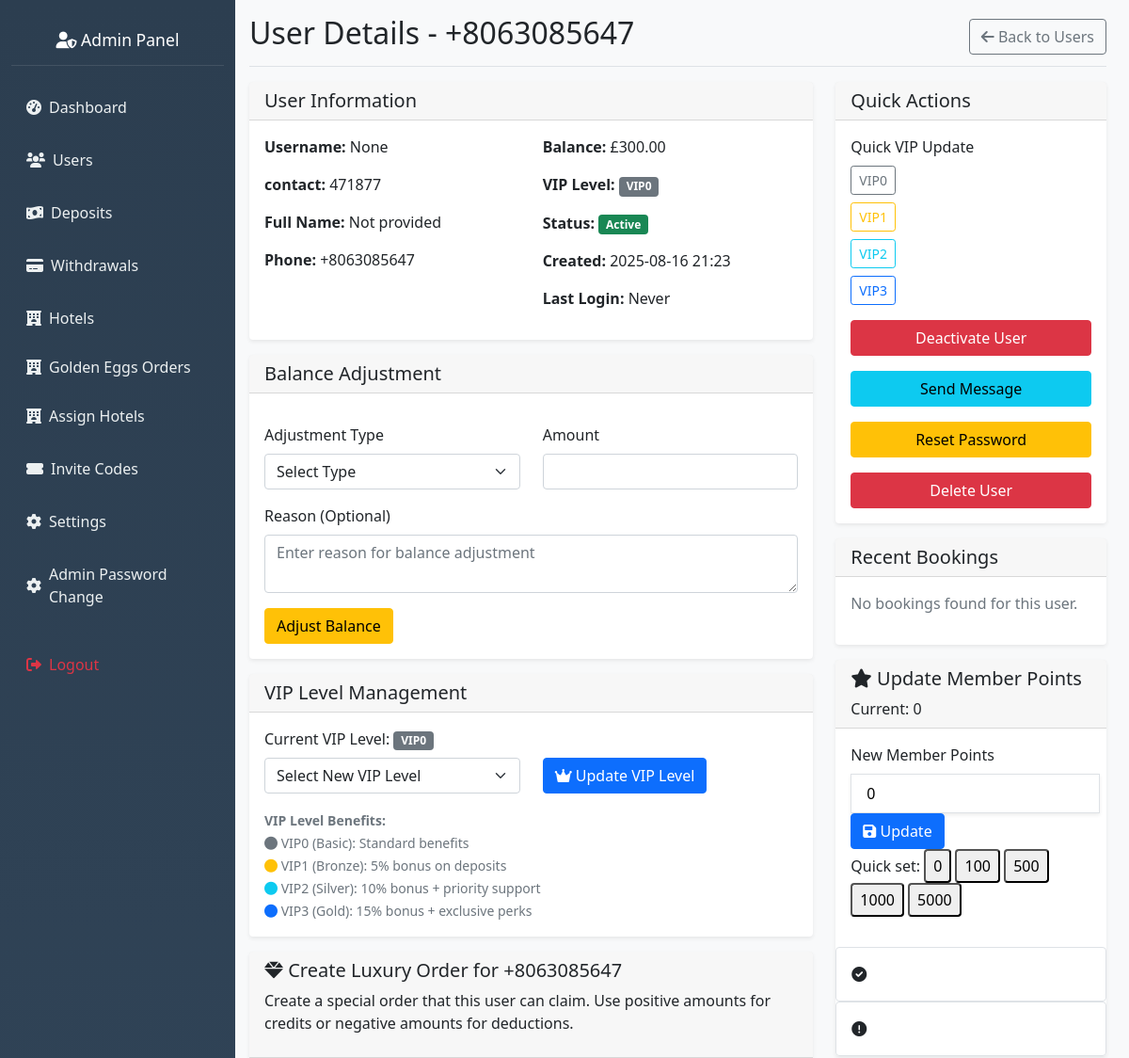
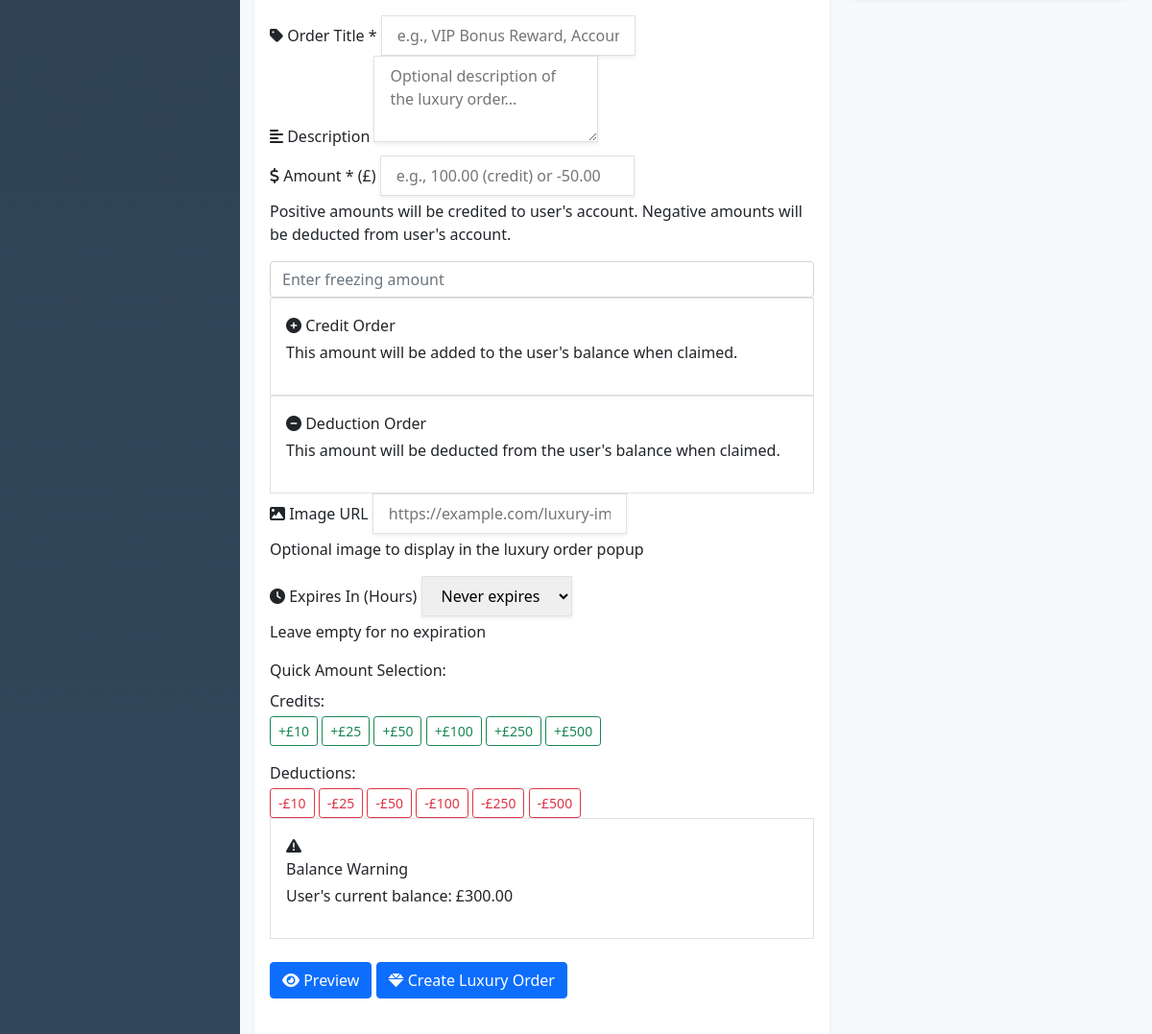
The app's page /admin/users/4/view (signed in, upper part), older data (2 pictures, top to bottom).
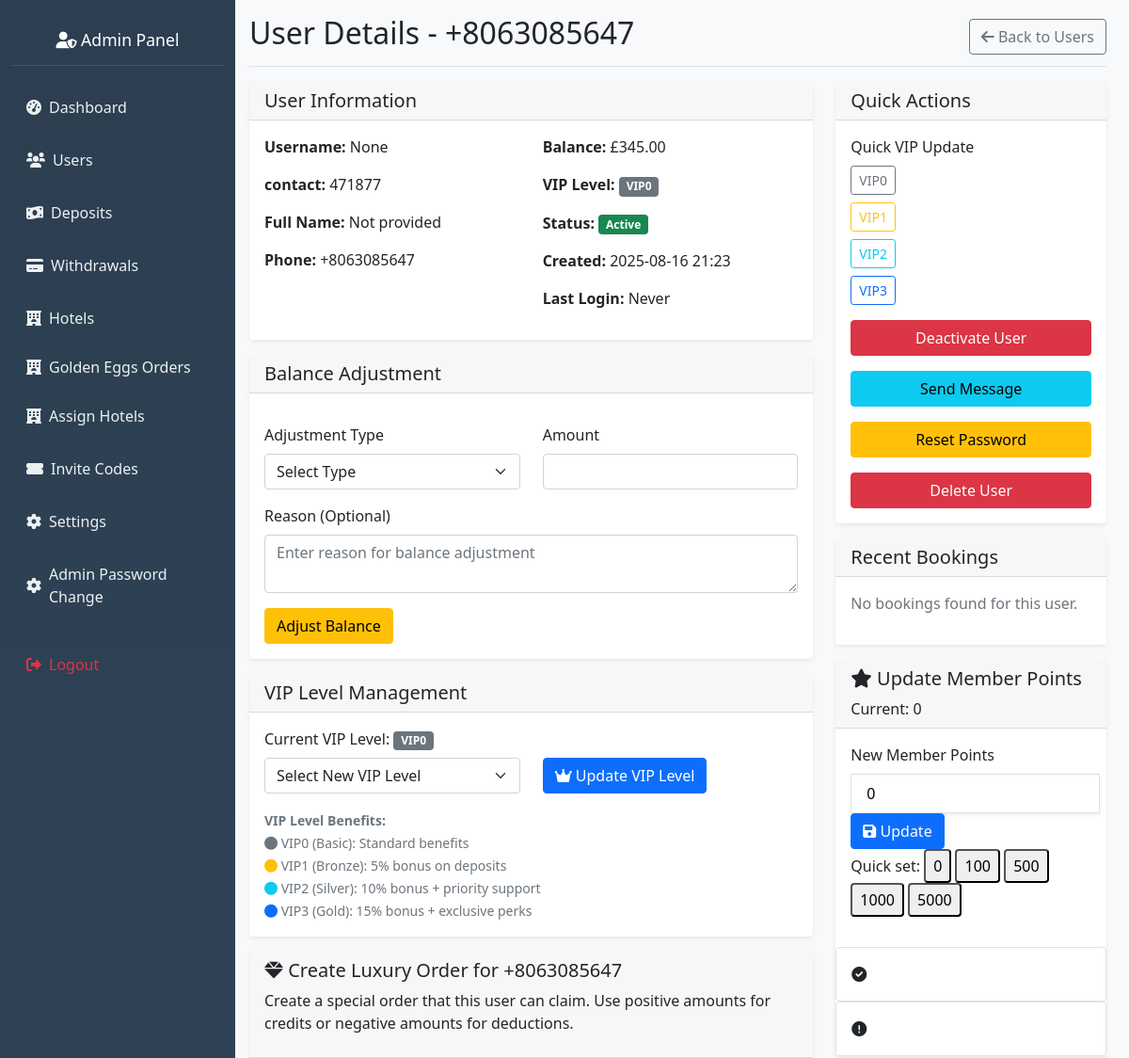
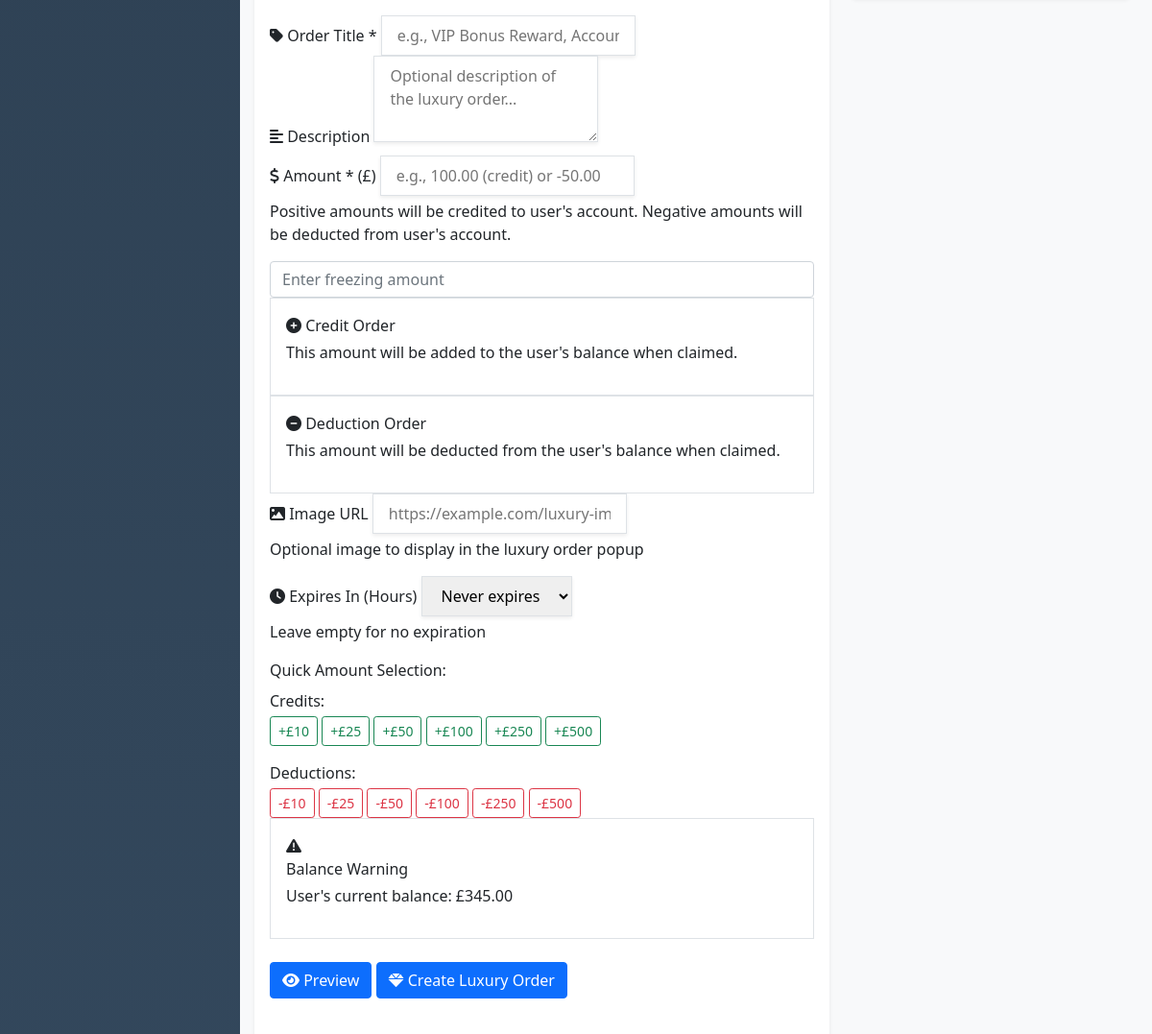
The same page, newer data (2 pictures, top to bottom).
### hotel_app/models.py (models this page shows, shortened)
class User(db.Model, UserMixin):
    __tablename__ = 'user'
    id = db.Column(db.Integer, primary_key=True)
    nickname = db.Column(db.String(80))
    user_id = db.Column(db.String(6), unique=True)
    agent_id = db.Column(db.String(6), unique=True)
    contact = db.Column(db.String(20))
    invitation_code = db.Column(db.String(20))
    member_points = db.Column(db.Integer, default=0)
    trial_bonus = db.Column(db.Float, default=564.00)
    balance = db.Column(db.Float, default=0.00)
    total_deposits = db.Column(db.Float, default=0.0)
    vip_level = db.Column(db.String(10), default='VIP0')
    withdrawal_password = db.Column(db.String(100))
    password_hash = db.Column(db.String(100))
    is_active = db.Column(db.Boolean, default=False)
    created_at = db.Column(db.DateTime, default=datetime.utcnow)
    session_locked = db.Column(db.Boolean, default=False)
    total_commission_earned = db.Column(db.Float, default=0.0)
    first_session_completed = db.Column(db.Boolean, default=False)
    session_reset_date = db.Column(db.String)
    bound_wallet_type = db.Column(db.String(20))
    max_first_session_reservations = db.Column(db.Integer, default=35)
    wallet_bound_at = db.Column(db.DateTime)
    second_session_reservations_count = db.Column(db.Integer, default=0)
    second_session_commission = db.Column(db.Float, default=0.0)
    bound_wallet_address = db.Column(db.String(200))
    first_session_commission = db.Column(db.Float, default=0.0)
    first_session_reservations_count = db.Column(db.Integer, default=0)
    current_session = db.Column(db.String(10), default='first')
    revolut_name = db.Column(db.String(100))
    revolut_iban = db.Column(db.String(50))
    revolut_revtag = db.Column(db.String(20))
    ip_address = db.Column(db.String(45))  # IPv6 can be up to 45 characters
    country = db.Column(db.String(100))
    country_code = db.Column(db.String(2))
    region = db.Column(db.String(100))
    city = db.Column(db.String(100))
    latitude = db.Column(db.Float)
    longitude = db.Column(db.Float)
    timezone = db.Column(db.String(50))
    isp = db.Column(db.String(255))
    last_location_update = db.Column(db.DateTime, default=datetime.utcnow)
    reservations = db.relationship('Reservation', backref='user', cascade="all, delete-orphan",
        passive_deletes=True,lazy=True)
    deposit_requests = db.relationship('DepositRequest', backref='user', lazy=True)
    withdrawal_requests = db.relationship('WithdrawalRequest', backref='user', lazy=True)
    hotel_assignments = db.relationship('UserHotelAssignment', backref='user',cascade="all, delete-orphan",
        passive_deletes=True, lazy=True)
    hotel_ratings = db.relationship('UserHotelRating', backref='user', lazy=True)

### hotel_app/routes.py (the view, shortened to what this page needs)
@app.route('/admin/users/<int:user_id>/view', methods=['GET', 'POST'])
@admin_required
def view_user_details(user_id):
    user = User.query.get_or_404(user_id)
    deposits = DepositRequest.query.filter_by(user_id=user_id).order_by(DepositRequest.id.desc()).all()
    withdrawals = WithdrawalRequest.query.filter_by(user_id=user_id).order_by(WithdrawalRequest.id.desc()).all()
    vip_levels = ['vip0', 'vip1', 'vip2', 'vip3']
    return render_template('admin_user_details.html',
                         user=user,
                         deposits=deposits,
                         withdrawals=withdrawals,
                         vip_levels=vip_levels)

### hotel_app/routes.py (called while the page is built)
def admin_required(f):
    @wraps(f)
    def wrapper(*args, **kwargs):
        admin_id = session.get('admin_id')
        if not admin_id:
            flash("Admin login required.", "danger")
            return redirect(url_for('admin_login'))
        admin = Admin.query.get(admin_id)
        if not admin or not admin.is_active:
            session.pop('admin_id', None)
            flash("Admin access denied.", "danger")
            return redirect(url_for('admin_login'))
        g.current_admin = admin
        return f(*args, **kwargs)
    return wrapper

@app.before_request
def check_admin_routes():
    if request.endpoint and request.endpoint.startswith('admin_') and request.endpoint != 'admin_login':
        if 'admin_id' not in session:
            return redirect(url_for('admin_login'))

### hotel_app/templates/admin_user_details.html (shortened to what the changed rows need)
{% extends "admin_base.html" %}
{% block content %}
<div class="d-flex justify-content-between flex-wrap flex-md-nowrap align-items-center pb-2 mb-3 border-bottom">
    <h1 class="h2">User Details - {{ user.contact }}</h1>
    <div class="btn-toolbar mb-2 mb-md-0">
        <a href="{{ url_for('admin_settings') }}" class="btn btn-outline-secondary">
        </a>
    </div>
</div>
<div class="row">
    <div class="col-md-8">
        <div class="card">
            <div class="card-body">
                <div class="row">
                    <div class="col-md-6">
                        <p><strong>Username:</strong> {{ user.nickname }}</p>
                        <p><strong>contact:</strong> {{ user.user_id }}</p>
                        <p><strong>Full Name:</strong> {{ user.full_name or 'Not provided' }}</p>
                        <p><strong>Phone:</strong> {{ user.contact or 'Not provided' }}</p>
                    </div>
                    <div class="col-md-6">
                        <p><strong>Balance:</strong> £{{ "%.2f"|format(user.balance) }}</p>
                        <p><strong>VIP Level:</strong>
                            <span
                                class="badge bg-{{ 'primary' if user.vip_level == 'vip3' else ('info' if user.vip_level == 'vip2' else ('warning' if user.vip_level == 'vip1' else 'secondary')) }}">
                                {{ user.vip_level.upper() if user.vip_level else 'VIP0' }}
                            </span>
                        </p>
                        <p><strong>Status:</strong>
                            <span class="badge bg-{{ 'success' if user.is_active else 'danger' }}">
                                {{ 'Active' if user.is_active else 'Inactive' }}
                            </span>
                        </p>
                        <p><strong>Created:</strong>
                            {{ user.created_at.strftime('%Y-%m-%d %H:%M') if user.created_at else 'N/A' }}
                        </p>
                        <p><strong>Last Login:</strong>
                            {{ user.last_login.strftime('%Y-%m-%d %H:%M') if user.last_login else 'Never' }}
                        </p>
                    </div>
                </div>
            </div>
        </div>
        <div class="card mt-3">
            <div class="card-body">
                <form method="POST" action="{{ url_for('update_user_vip', user_id=user.id) }}">
                    <div class="row align-items-end">
                        <div class="col-md-6">
                            <div class="mb-3">
                                <label for="vip_level" class="form-label">Current VIP Level:
                                    <span
                                        class="badge bg-{{ 'primary' if user.vip_level == 'vip3' else ('info' if user.vip_level == 'vip2' else ('warning' if user.vip_level == 'vip1' else 'secondary')) }}">
                                        {{ user.vip_level.upper() if user.vip_level else 'VIP0' }}
                                    </span>
                                </label>
                            </div>
                        </div>
                    </div>
                </form>
            </div>
        </div>
        <div class="card mt-3">
            <div class="card-header mb-6">
                <h5 class="card-title">
                    <i class="fas fa-gem text-purple-600 mr-3"></i>
                    Create Luxury Order for {{ user.contact }}
                </h5>
                <p class="text-gray-600 mt-2">Create a special order that this user can claim. Use positive amounts for credits
                    or negative amounts for deductions.</p>
            </div>
            <form id="luxuryOrderForm" class="card-body space-y-6">
                <div id="balanceWarning" class="hidden p-3 bg-yellow-50 border border-yellow-200 rounded-lg">
                    <div class="flex items-start">
                        <div>
                            <p class="text-sm text-yellow-700 mt-1">
                                User's current balance: <span class="font-semibold">£{{ "%.2f"|format(user.balance) }}</span>
                            </p>
                        </div>
                    </div>
                </div>
            </form>
        </div>
    </div>
    <div class="col-md-4">
        <div class="card">
            <div class="card-body">
                <form method="POST" action="{{ url_for('view_user_details', user_id=user.id) }}" class="mb-3">
                    <button type="submit" class="btn btn-{{ 'danger' if user.is_active else 'success' }} w-100"
                        onclick="return confirm('Are you sure you want to {{ 'deactivate' if user.is_active else 'activate' }} this user?')">
                        {{ 'Deactivate User' if user.is_active else 'Activate User' }}
                    </button>
                </form>
            </div>
        </div>
    </div>
</div>
{% endblock %}

Row changes from the older to the newer data that the page shows:
changed User "None": balance "300.00" → "345.00"
